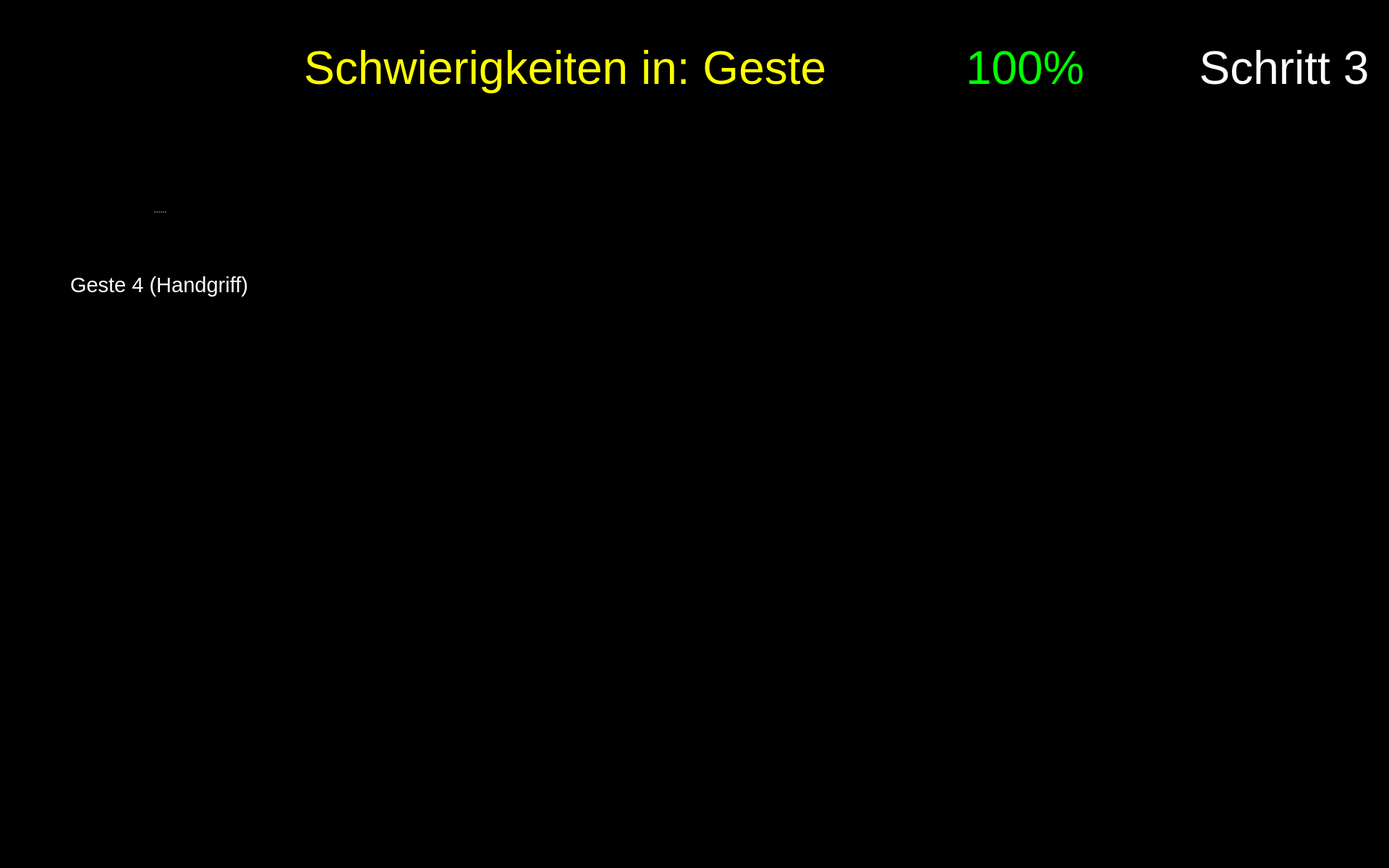
<?xml version="1.0" encoding="UTF-8"?>
<ui version="4.0">
 <class>Form</class>
 <widget class="QWidget" name="Form">
  <property name="geometry">
   <rect>
    <x>0</x>
    <y>0</y>
    <width>1920</width>
    <height>1200</height>
   </rect>
  </property>
  <property name="maximumSize">
   <size>
    <width>1920</width>
    <height>1200</height>
   </size>
  </property>
  <property name="windowTitle">
   <string>Form</string>
  </property>
  <property name="styleSheet">
   <string notr="true">background-color: rgb(0, 0, 0);</string>
  </property>
  <widget class="QPushButton" name="button_nav_left">
   <property name="enabled">
    <bool>true</bool>
   </property>
   <property name="geometry">
    <rect>
     <x>800</x>
     <y>560</y>
     <width>150</width>
     <height>150</height>
    </rect>
   </property>
   <property name="minimumSize">
    <size>
     <width>81</width>
     <height>81</height>
    </size>
   </property>
   <property name="maximumSize">
    <size>
     <width>150</width>
     <height>150</height>
    </size>
   </property>
   <property name="cursor">
    <cursorShape>OpenHandCursor</cursorShape>
   </property>
   <property name="focusPolicy">
    <enum>Qt::WheelFocus</enum>
   </property>
   <property name="contextMenuPolicy">
    <enum>Qt::DefaultContextMenu</enum>
   </property>
   <property name="layoutDirection">
    <enum>Qt::LeftToRight</enum>
   </property>
   <property name="autoFillBackground">
    <bool>false</bool>
   </property>
   <property name="styleSheet">
    <string notr="true"/>
   </property>
   <property name="icon">
    <iconset resource="resources/res.qrc">
     <normaloff>:/buttons/Button Left.svg</normaloff>:/buttons/Button Left.svg</iconset>
   </property>
   <property name="iconSize">
    <size>
     <width>144</width>
     <height>144</height>
    </size>
   </property>
   <property name="autoDefault">
    <bool>false</bool>
   </property>
   <property name="default">
    <bool>false</bool>
   </property>
   <property name="flat">
    <bool>true</bool>
   </property>
  </widget>
  <widget class="QPushButton" name="button_nav_right">
   <property name="enabled">
    <bool>true</bool>
   </property>
   <property name="geometry">
    <rect>
     <x>960</x>
     <y>560</y>
     <width>150</width>
     <height>150</height>
    </rect>
   </property>
   <property name="minimumSize">
    <size>
     <width>81</width>
     <height>81</height>
    </size>
   </property>
   <property name="maximumSize">
    <size>
     <width>150</width>
     <height>150</height>
    </size>
   </property>
   <property name="cursor">
    <cursorShape>OpenHandCursor</cursorShape>
   </property>
   <property name="focusPolicy">
    <enum>Qt::WheelFocus</enum>
   </property>
   <property name="contextMenuPolicy">
    <enum>Qt::DefaultContextMenu</enum>
   </property>
   <property name="layoutDirection">
    <enum>Qt::LeftToRight</enum>
   </property>
   <property name="autoFillBackground">
    <bool>false</bool>
   </property>
   <property name="styleSheet">
    <string notr="true"/>
   </property>
   <property name="icon">
    <iconset resource="resources/res.qrc">
     <normaloff>:/buttons/Button Right.svg</normaloff>:/buttons/Button Right.svg</iconset>
   </property>
   <property name="iconSize">
    <size>
     <width>144</width>
     <height>144</height>
    </size>
   </property>
   <property name="autoDefault">
    <bool>false</bool>
   </property>
   <property name="default">
    <bool>false</bool>
   </property>
   <property name="flat">
    <bool>true</bool>
   </property>
  </widget>
  <widget class="QWidget" name="widget_score" native="true">
   <property name="geometry">
    <rect>
     <x>1180</x>
     <y>20</y>
     <width>450</width>
     <height>150</height>
    </rect>
   </property>
   <widget class="QWidget" name="horizontalLayoutWidget_2">
    <property name="geometry">
     <rect>
      <x>-1</x>
      <y>-1</y>
      <width>451</width>
      <height>152</height>
     </rect>
    </property>
    <layout class="QHBoxLayout" name="horizontalLayout_2">
     <item>
      <widget class="QLabel" name="score_flag">
       <property name="enabled">
        <bool>true</bool>
       </property>
       <property name="sizePolicy">
        <sizepolicy hsizetype="Preferred" vsizetype="Preferred">
         <horstretch>0</horstretch>
         <verstretch>0</verstretch>
        </sizepolicy>
       </property>
       <property name="maximumSize">
        <size>
         <width>150</width>
         <height>150</height>
        </size>
       </property>
       <property name="text">
        <string/>
       </property>
       <property name="pixmap">
        <pixmap resource="resources/res.qrc">:/img/Score Flag.svg</pixmap>
       </property>
      </widget>
     </item>
     <item>
      <widget class="QLabel" name="label_text_score">
       <property name="font">
        <font>
         <pointsize>48</pointsize>
        </font>
       </property>
       <property name="styleSheet">
        <string notr="true">color: rgb(0, 255, 0);</string>
       </property>
       <property name="text">
        <string>&lt;html&gt;&lt;head/&gt;&lt;body&gt;&lt;p&gt;&lt;span style=&quot; color:#00ff00;&quot;&gt;100%&lt;/span&gt;&lt;/p&gt;&lt;/body&gt;&lt;/html&gt;</string>
       </property>
       <property name="alignment">
        <set>Qt::AlignLeading|Qt::AlignLeft|Qt::AlignVCenter</set>
       </property>
       <property name="wordWrap">
        <bool>true</bool>
       </property>
      </widget>
     </item>
    </layout>
   </widget>
  </widget>
  <widget class="QPushButton" name="button_exit">
   <property name="enabled">
    <bool>true</bool>
   </property>
   <property name="geometry">
    <rect>
     <x>1760</x>
     <y>1040</y>
     <width>150</width>
     <height>150</height>
    </rect>
   </property>
   <property name="minimumSize">
    <size>
     <width>81</width>
     <height>81</height>
    </size>
   </property>
   <property name="maximumSize">
    <size>
     <width>150</width>
     <height>150</height>
    </size>
   </property>
   <property name="cursor">
    <cursorShape>OpenHandCursor</cursorShape>
   </property>
   <property name="focusPolicy">
    <enum>Qt::WheelFocus</enum>
   </property>
   <property name="contextMenuPolicy">
    <enum>Qt::DefaultContextMenu</enum>
   </property>
   <property name="icon">
    <iconset resource="resources/res.qrc">
     <normaloff>:/buttons/Button Exit.svg</normaloff>:/buttons/Button Exit.svg</iconset>
   </property>
   <property name="iconSize">
    <size>
     <width>144</width>
     <height>144</height>
    </size>
   </property>
   <property name="autoDefault">
    <bool>false</bool>
   </property>
   <property name="default">
    <bool>false</bool>
   </property>
   <property name="flat">
    <bool>true</bool>
   </property>
  </widget>
  <widget class="QLabel" name="icon_reaction_1">
   <property name="enabled">
    <bool>true</bool>
   </property>
   <property name="geometry">
    <rect>
     <x>1400</x>
     <y>250</y>
     <width>200</width>
     <height>200</height>
    </rect>
   </property>
   <property name="sizePolicy">
    <sizepolicy hsizetype="Preferred" vsizetype="Preferred">
     <horstretch>0</horstretch>
     <verstretch>0</verstretch>
    </sizepolicy>
   </property>
   <property name="maximumSize">
    <size>
     <width>200</width>
     <height>200</height>
    </size>
   </property>
   <property name="text">
    <string/>
   </property>
   <property name="scaledContents">
    <bool>true</bool>
   </property>
  </widget>
  <widget class="QLabel" name="image_step">
   <property name="geometry">
    <rect>
     <x>1650</x>
     <y>170</y>
     <width>250</width>
     <height>250</height>
    </rect>
   </property>
   <property name="font">
    <font>
     <pointsize>48</pointsize>
    </font>
   </property>
   <property name="styleSheet">
    <string notr="true">color: rgb(255, 255, 255);</string>
   </property>
   <property name="text">
    <string/>
   </property>
   <property name="pixmap">
    <pixmap resource="resources/res.qrc">:/detected steps/Detected Step3 Button.png</pixmap>
   </property>
   <property name="alignment">
    <set>Qt::AlignCenter</set>
   </property>
   <property name="wordWrap">
    <bool>true</bool>
   </property>
  </widget>
  <widget class="QLabel" name="icon_expert_1">
   <property name="enabled">
    <bool>true</bool>
   </property>
   <property name="geometry">
    <rect>
     <x>490</x>
     <y>220</y>
     <width>100</width>
     <height>100</height>
    </rect>
   </property>
   <property name="sizePolicy">
    <sizepolicy hsizetype="Preferred" vsizetype="Preferred">
     <horstretch>0</horstretch>
     <verstretch>0</verstretch>
    </sizepolicy>
   </property>
   <property name="maximumSize">
    <size>
     <width>100</width>
     <height>100</height>
    </size>
   </property>
   <property name="text">
    <string/>
   </property>
   <property name="pixmap">
    <pixmap resource="resources/res.qrc">:/img/Icon Expert.png</pixmap>
   </property>
   <property name="scaledContents">
    <bool>true</bool>
   </property>
  </widget>
  <widget class="QLabel" name="label_plot_1">
   <property name="geometry">
    <rect>
     <x>490</x>
     <y>180</y>
     <width>850</width>
     <height>340</height>
    </rect>
   </property>
   <property name="maximumSize">
    <size>
     <width>1200</width>
     <height>480</height>
    </size>
   </property>
   <property name="font">
    <font>
     <pointsize>48</pointsize>
    </font>
   </property>
   <property name="styleSheet">
    <string notr="true">color: rgb(255, 255, 255);</string>
   </property>
   <property name="text">
    <string/>
   </property>
   <property name="scaledContents">
    <bool>true</bool>
   </property>
  </widget>
  <widget class="QLabel" name="icon_newbie_1">
   <property name="enabled">
    <bool>true</bool>
   </property>
   <property name="geometry">
    <rect>
     <x>490</x>
     <y>380</y>
     <width>100</width>
     <height>100</height>
    </rect>
   </property>
   <property name="sizePolicy">
    <sizepolicy hsizetype="Preferred" vsizetype="Preferred">
     <horstretch>0</horstretch>
     <verstretch>0</verstretch>
    </sizepolicy>
   </property>
   <property name="maximumSize">
    <size>
     <width>100</width>
     <height>100</height>
    </size>
   </property>
   <property name="text">
    <string/>
   </property>
   <property name="pixmap">
    <pixmap resource="resources/res.qrc">:/img/Icon User.png</pixmap>
   </property>
   <property name="scaledContents">
    <bool>true</bool>
   </property>
  </widget>
  <widget class="QLabel" name="label_trouble">
   <property name="geometry">
    <rect>
     <x>260</x>
     <y>20</y>
     <width>900</width>
     <height>150</height>
    </rect>
   </property>
   <property name="font">
    <font>
     <family>Arial</family>
     <pointsize>48</pointsize>
     <weight>9</weight>
     <italic>false</italic>
     <bold>false</bold>
    </font>
   </property>
   <property name="styleSheet">
    <string notr="true">font: 75 48pt &quot;Arial&quot;;
color: rgb(255, 255, 0);</string>
   </property>
   <property name="text">
    <string>Schwierigkeiten in: Geste </string>
   </property>
   <property name="textFormat">
    <enum>Qt::RichText</enum>
   </property>
   <property name="alignment">
    <set>Qt::AlignRight|Qt::AlignTrailing|Qt::AlignVCenter</set>
   </property>
   <property name="wordWrap">
    <bool>true</bool>
   </property>
  </widget>
  <widget class="QLabel" name="label_text_step">
   <property name="geometry">
    <rect>
     <x>1650</x>
     <y>20</y>
     <width>250</width>
     <height>150</height>
    </rect>
   </property>
   <property name="font">
    <font>
     <family>Arial</family>
     <pointsize>48</pointsize>
     <weight>9</weight>
     <italic>false</italic>
     <bold>false</bold>
    </font>
   </property>
   <property name="styleSheet">
    <string notr="true">font: 75 48pt &quot;Arial&quot;;
color: rgb(255, 255, 255);</string>
   </property>
   <property name="text">
    <string>Schritt 3</string>
   </property>
   <property name="textFormat">
    <enum>Qt::RichText</enum>
   </property>
   <property name="alignment">
    <set>Qt::AlignCenter</set>
   </property>
   <property name="wordWrap">
    <bool>true</bool>
   </property>
  </widget>
  <widget class="QSplitter" name="splitter_5">
   <property name="geometry">
    <rect>
     <x>60</x>
     <y>210</y>
     <width>320</width>
     <height>282</height>
    </rect>
   </property>
   <property name="orientation">
    <enum>Qt::Vertical</enum>
   </property>
   <widget class="QLabel" name="image_required_4">
    <property name="maximumSize">
     <size>
      <width>320</width>
      <height>240</height>
     </size>
    </property>
    <property name="text">
     <string/>
    </property>
    <property name="pixmap">
     <pixmap resource="resources/res.qrc">:/img/right_step3_gesture4.png</pixmap>
    </property>
    <property name="scaledContents">
     <bool>true</bool>
    </property>
   </widget>
   <widget class="QLabel" name="text_required_4">
    <property name="font">
     <font>
      <family>Arial</family>
      <pointsize>22</pointsize>
      <weight>9</weight>
      <italic>false</italic>
      <bold>false</bold>
     </font>
    </property>
    <property name="styleSheet">
     <string notr="true">font: 75 22pt &quot;Arial&quot;;
color: rgb(255, 255, 255);</string>
    </property>
    <property name="text">
     <string>Geste 4 (Handgriff)</string>
    </property>
    <property name="textFormat">
     <enum>Qt::PlainText</enum>
    </property>
    <property name="alignment">
     <set>Qt::AlignCenter</set>
    </property>
    <property name="wordWrap">
     <bool>true</bool>
    </property>
   </widget>
  </widget>
  <zorder>label_plot_1</zorder>
  <zorder>button_nav_left</zorder>
  <zorder>button_nav_right</zorder>
  <zorder>widget_score</zorder>
  <zorder>button_exit</zorder>
  <zorder>icon_reaction_1</zorder>
  <zorder>image_step</zorder>
  <zorder>icon_expert_1</zorder>
  <zorder>icon_newbie_1</zorder>
  <zorder>label_trouble</zorder>
  <zorder>label_text_step</zorder>
  <zorder>splitter_5</zorder>
 </widget>
 <resources>
  <include location="resources/res.qrc"/>
 </resources>
 <connections/>
</ui>
